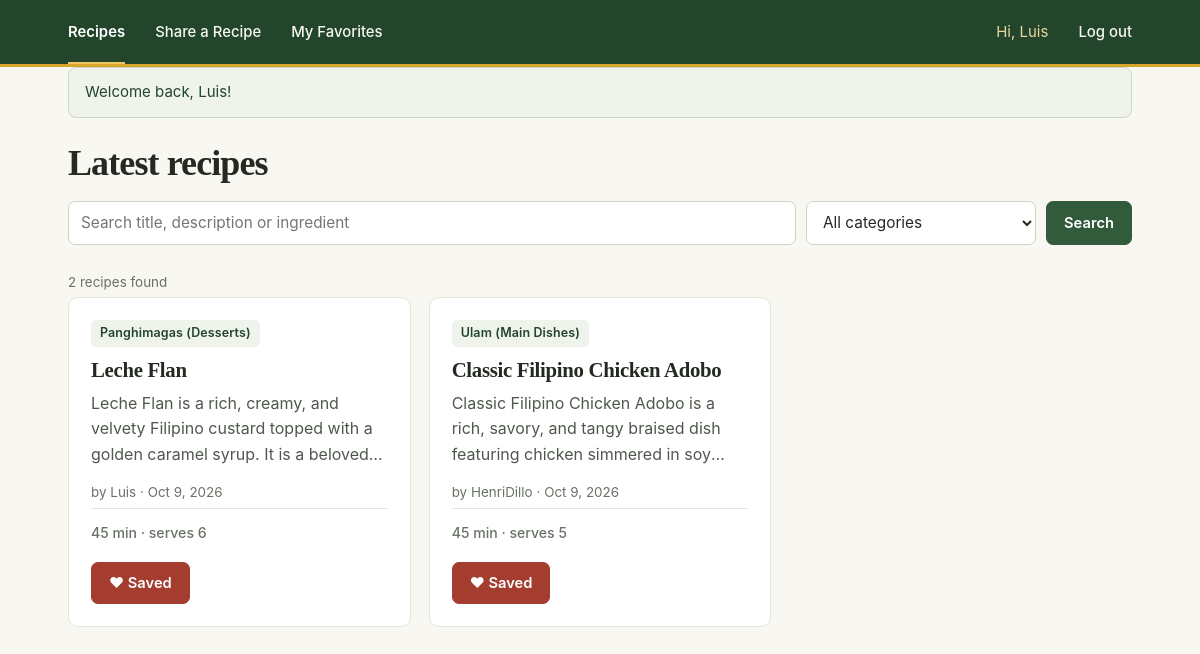
The page /recipes.php (signed in) on the database its author committed.
### tables this page shows
CREATE TABLE `recipes` (
  `id` int(10) UNSIGNED NOT NULL,
  `user_id` int(10) UNSIGNED NOT NULL,
  `category_id` int(10) UNSIGNED NOT NULL,
  `title` varchar(100) NOT NULL,
  `description` varchar(300) NOT NULL,
  `steps` text NOT NULL,
  `cook_time_minutes` smallint(5) UNSIGNED NOT NULL,
  `servings` tinyint(3) UNSIGNED NOT NULL,
  `created_at` datetime NOT NULL DEFAULT current_timestamp(),
  `updated_at` datetime DEFAULT NULL
);

CREATE TABLE `categories` (
  `id` int(10) UNSIGNED NOT NULL,
  `name` varchar(50) NOT NULL
);

CREATE TABLE `users` (
  `id` int(10) UNSIGNED NOT NULL,
  `username` varchar(20) NOT NULL,
  `email` varchar(100) NOT NULL,
  `password_hash` varchar(255) NOT NULL,
  `created_at` datetime NOT NULL DEFAULT current_timestamp()
);

### classes/Auth.php (called while the page is built, shortened)
<?php
class Auth
{
    public static function id()
    {
        return $_SESSION['user_id'] ?? null;
    }
}

### classes/Recipe.php (called while the page is built, shortened)
<?php
class Recipe
{
    private PDO $pdo;
    public function __construct(PDO $pdo)
    {
        $this->pdo = $pdo;
    }
    public function search($viewerId, $keyword = '', $categoryId = 0, $favoritesOnly = false)
    {
        $sql = 'SELECT r.id, r.title, r.description, r.cook_time_minutes, r.servings,
                       r.created_at, r.updated_at, u.username, c.name AS category_name,
                       (SELECT COUNT(*) FROM favorites f
                        WHERE f.recipe_id = r.id AND f.user_id = :viewer_id) AS is_favorite
                FROM recipes r
                JOIN users u ON u.id = r.user_id
                JOIN categories c ON c.id = r.category_id';
        $where  = [];
        $params = [':viewer_id' => $viewerId];
        $sql .= ' ORDER BY r.created_at DESC, r.id DESC';
        $stmt = $this->pdo->prepare($sql);
        $stmt->execute($params);
        return $stmt->fetchAll();
    }
}

### recipes.php (the view, shortened to what this page needs)
<?php
require_once __DIR__ . '/includes/init.php';
$keyword    = isset($_GET['q']) && is_string($_GET['q']) ? trim($_GET['q']) : '';
$categoryId = (int) ($_GET['category'] ?? 0);
$recipes    = (new Recipe($pdo))->search(Auth::id(), $keyword, $categoryId);
$isFiltering = ($keyword !== '' || $categoryId > 0);
include __DIR__ . '/includes/header.php';
?>
<h1><?= $isFiltering ? 'Search results' : 'Latest recipes' ?></h1>
<form method="get" action="recipes.php" class="filter-bar">
    <input type="search" name="q" placeholder="Search title, description or ingredient"
           value="<?= e($keyword) ?>" maxlength="100" aria-label="Search recipes">
    <select name="category" aria-label="Filter by category">
        <option value="0">All categories</option>
    </select>
    <button type="submit" class="btn">Search</button>
</form>
<?php if (count($recipes) === 0): ?>
    <div class="empty-state">
        <?php if ($isFiltering): ?>
            <p>No recipes match your search. Try another keyword or category.</p>
        <?php else: ?>
            <p>No recipes yet. Be the first to share one!</p>
            <a href="recipe_form.php" class="btn">Share a recipe</a>
        <?php endif; ?>
    </div>
<?php else: ?>
    <p class="meta"><?= count($recipes) ?> recipe<?= count($recipes) === 1 ? '' : 's' ?> found</p>
    <div class="card-grid">
        <?php foreach ($recipes as $recipe): ?>
            <?php include __DIR__ . '/includes/recipe_card.php'; ?>
        <?php endforeach; ?>
    </div>
<?php endif; ?>
<?php include __DIR__ . '/includes/footer.php'; ?>

### includes/recipe_card.php (shortened to what this page needs)
<article class="card">
    <span class="badge"><?= e($recipe['category_name']) ?></span>
    <h2 class="card-title">
        <a href="recipe.php?id=<?= (int) $recipe['id'] ?>"><?= e($recipe['title']) ?></a>
    </h2>
    <p class="meta">
        by <?= e($recipe['username']) ?> &middot; <?= e(format_date($recipe['created_at'])) ?>
    </p>
    <p><?= e($recipe['description']) ?></p>
    <p class="meta">
        <?= (int) $recipe['cook_time_minutes'] ?> min &middot; serves <?= (int) $recipe['servings'] ?>
    </p>
    <?= favorite_button($recipe['id'], $recipe['is_favorite'] > 0, !empty($removeOnUnsave)) ?>
</article>

### includes/functions.php (shortened to what this page needs)
<?php
function e($text)
{
    return htmlspecialchars((string) $text, ENT_QUOTES, 'UTF-8');
}
function format_date($date)
{
    return date('M j, Y', strtotime($date));
}
function favorite_button($recipeId, $isFavorite, $removeCard = false)
{
    $class = 'btn btn-fav' . ($isFavorite ? ' is-saved' : '');
    $label = $isFavorite ? '♥ Saved' : '♡ Save';
    $extra = $removeCard ? ' data-remove-card="1"' : '';
    return '<button type="button" class="' . $class . '" data-recipe-id="' . (int) $recipeId . '"' . $extra . '>'
         . $label . '</button>';
}

### rows shown on the page
recipes: category.name "Panghimagas (Desserts)", title "Leche Flan", user.username "Luis", created_at "Oct 9, 2026", description "Leche Flan is a rich, creamy, and velvety Filipino custard topped with a golden caramel syrup. It is a…", cook_time_minutes "45", servings "6"
recipes: category.name "Ulam (Main Dishes)", title "Classic Filipino Chicken Adobo", user.username "HenriDillo", created_at "Oct 9, 2026", description "Classic Filipino Chicken Adobo is a rich, savory, and tangy braised dish featuring chicken simmered in…", cook_time_minutes "45", servings "5"

### other values the page prints
Auth::username() "Luis"
$flash['message'] "Welcome back, Luis!"
count($recipes) "2"
